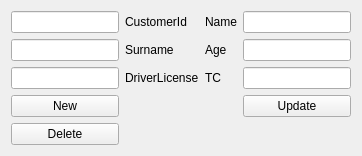
               <widget class="QWidget" name="profilePage">
                <property name="sizePolicy">
                 <sizepolicy hsizetype="Preferred" vsizetype="Preferred">
                  <horstretch>0</horstretch>
                  <verstretch>0</verstretch>
                 </sizepolicy>
                </property>
                <layout class="QVBoxLayout" name="verticalLayout_19">
                 <item>
                  <layout class="QGridLayout" name="gridLayout">
                   <item row="1" column="1">
                    <widget class="QLabel" name="label_18">
                     <property name="text">
                      <string>Surname</string>
                     </property>
                    </widget>
                   </item>
                   <item row="1" column="0">
                    <widget class="QLineEdit" name="Surname" />
                   </item>
                   <item row="0" column="0">
                    <widget class="QLineEdit" name="CustomerId_2" />
                   </item>
                   <item row="2" column="1">
                    <widget class="QLabel" name="label_20">
                     <property name="text">
                      <string>DriverLicense</string>
                     </property>
                    </widget>
                   </item>
                   <item row="0" column="2">
                    <widget class="QLabel" name="label_13">
                     <property name="text">
                      <string>Name</string>
                     </property>
                    </widget>
                   </item>
                   <item row="0" column="3">
                    <widget class="QLineEdit" name="CustomerName" />
                   </item>
                   <item row="3" column="3">
                    <widget class="QPushButton" name="CustomerUpdate">
                     <property name="text">
                      <string>Update</string>
                     </property>
                    </widget>
                   </item>
                   <item row="1" column="3">
                    <widget class="QLineEdit" name="Age" />
                   </item>
                   <item row="0" column="1">
                    <widget class="QLabel" name="label_8">
                     <property name="text">
                      <string>CustomerId</string>
                     </property>
                    </widget>
                   </item>
                   <item row="3" column="0">
                    <widget class="QPushButton" name="CustomerNew">
                     <property name="text">
                      <string>New</string>
                     </property>
                    </widget>
                   </item>
                   <item row="2" column="3">
                    <widget class="QLineEdit" name="TC" />
                   </item>
                   <item row="1" column="2">
                    <widget class="QLabel" name="label_19">
                     <property name="text">
                      <string>Age</string>
                     </property>
                    </widget>
                   </item>
                   <item row="2" column="0">
                    <widget class="QLineEdit" name="License" />
                   </item>
                   <item row="2" column="2">
                    <widget class="QLabel" name="label_21">
                     <property name="text">
                      <string>TC</string>
                     </property>
                    </widget>
                   </item>
                   <item row="4" column="0">
                    <widget class="QPushButton" name="CustomerDelete">
                     <property name="text">
                      <string>Delete</string>
                     </property>
                    </widget>
                   </item>
                  </layout>
                 </item>
                </layout>
               </widget>
